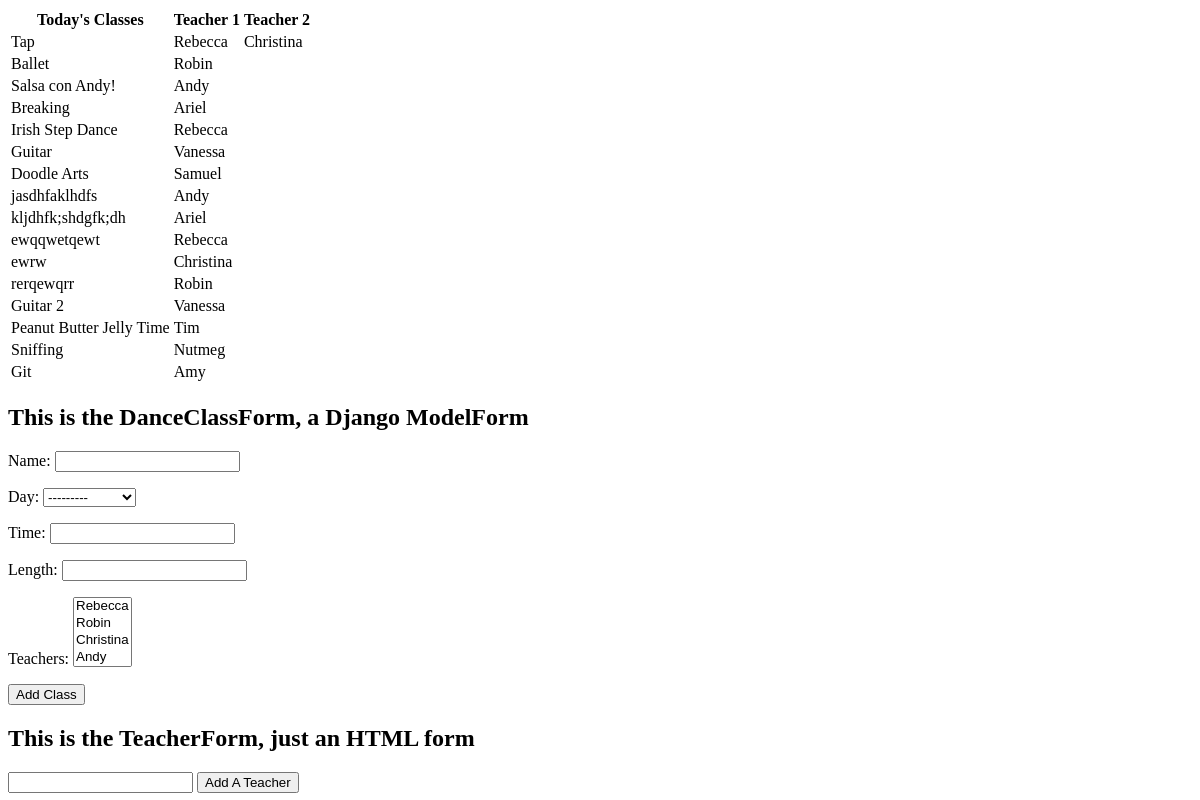
Before: / with the older database file.
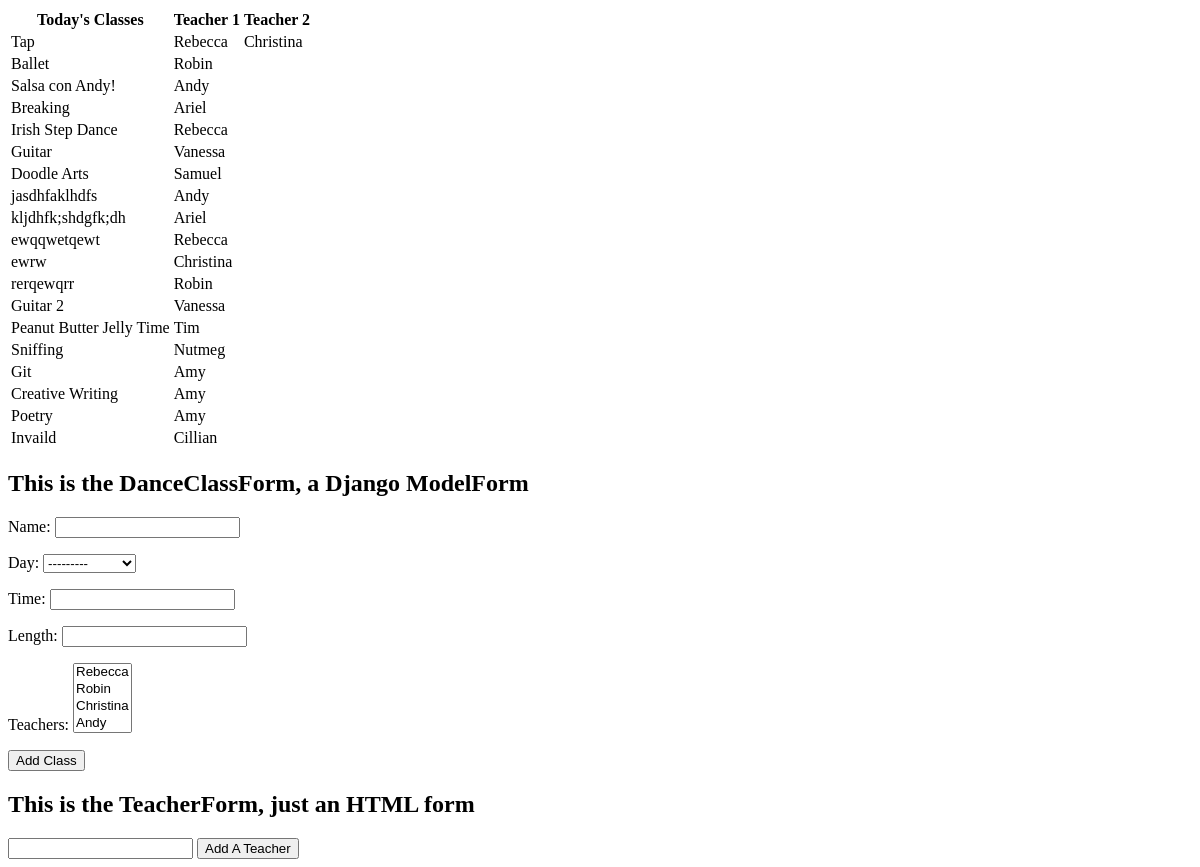
After: the same page with the newer database file.
### classes/models.py (models this page shows)
class DanceClass(models.Model):
    name = models.CharField(max_length=100)
    day = models.CharField(max_length=5, choices=DAY_CHOICES, blank=True, null=True)
    time = models.CharField(max_length=10, blank=True, null=True)
    length = models.IntegerField(blank=True, null=True)
    teachers = models.ManyToManyField(to='Teacher', related_name="classes")
    style = models.ForeignKey(to='Style', on_delete=models.CASCADE, blank=True, null=True, related_name="classes")
    class Meta:
        verbose_name_plural = "classes"
    def __str__(self):
        return self.name

class Teacher(models.Model):
    name = models.CharField(max_length=100)
    cell_number = models.CharField(max_length=20, blank=True, null=True)
    def __str__(self):
        return self.name

### classes/views.py (the view)
# urls.py: path('', views.index, name="home"),
def index(request):
    classes = DanceClass.objects.all()
    form = DanceClassForm()
    context = {
        'classes': classes,
        'form': form
        }
    return render(request, 'classes/home.html', context=context)

### classes/forms.py
class DanceClassForm(ModelForm):
    class Meta:
        model = DanceClass
        fields = ['name', 'day', 'time', 'length', 'teachers']

### templates/classes/home.html (shortened to what this page needs)
{% extends 'base.html' %}
{% block content %}
<div class='tc'>
    <section class="pa4">
        <table class="f4 w-100 mw8 center">
            <thead>
                <tr class='stripe-dark'>
                    <th class='bg-hot-pink'>Today's Classes</th>
                    <th class='bg-hot-pink'>Teacher 1</th>
                    <th class='bg-hot-pink'>Teacher 2</th>
                </tr>
            </thead>
            {% for class in classes %}
            <tr class='stripe-dark dance-class'>
                <td>{{class}}</td>
                {% for teacher in class.teachers.all %}
                <td>{{teacher}}</td>
                {% endfor %}
            </tr>
            {% endfor %}
        </table>
    </section>
    <div class='ph3'>
        <h2>This is the DanceClassForm, a Django ModelForm</h2>
        <form class="ba bw2 b--blue" id='class-form' action="{% url 'ajax-add-class' %}" method="post">
            {{ form.as_p }}
            <button class="f6 link dim br-pill ph3 pv2 mb2 dib white bg-hot-pink" type="submit">Add Class</button>
        </form>
        <h2>This is the TeacherForm, just an HTML form</h2>
        <form class="ba bw2 b--blue" id='teacher-form' class='tl' action="" method="post">
            <input type="text" name="teacher-name" id="teacher-name">
            <button type="submit">Add A Teacher</button>
        </form>
    </div>
</div>
{% endblock %}

Changed rows visible on the page:
added DanceClass: name "Creative Writing", Teacher (name "Amy")
added DanceClass: name "Poetry", Teacher (name "Amy")
added DanceClass: name "Invaild"
now on this page (row unchanged): Teacher: name "Cillian", shown under "Invaild"
